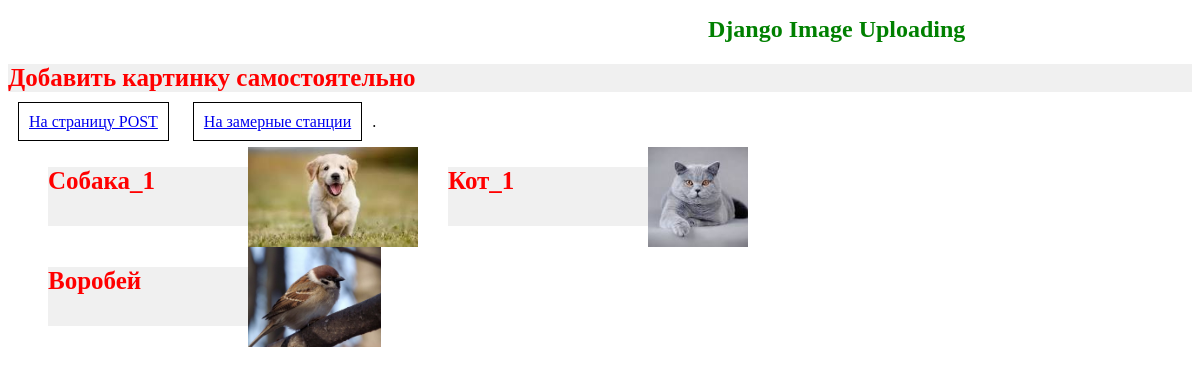
The app's page /, older data.
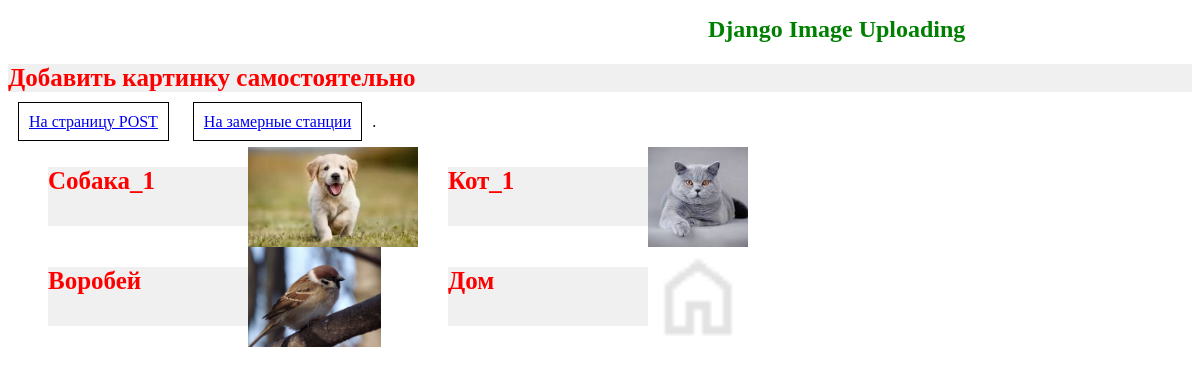
The same page, newer data.
### load/models.py (models this page shows, shortened)
class Post(models.Model):
    title = models.CharField(max_length=50)
    cover = models.ImageField(upload_to="images/")

### load/views.py (the view)
# urls.py: path('', HomePageView.as_view(), name="home"),
class HomePageView(ListView):
    model = Post
    template_name = 'home.html'

### load/templates/home.html (shortened to what this page needs)
<!DOCTYPE html>
{% load static %}
<html lang="en">
<head>
    <link rel="stylesheet" href="{% static 'load/style.css' %}">
</head>
<body>
<h1>Django Image Uploading</h1>
<div class="btn">
    <h2>Добавить картинку самостоятельно</h2>
    <a href="post">На страницу POST</a>
    <a href="station">На замерные станции</a>.
</div>
<ul class="conteyner">
  {% for post in object_list %}
    <h2>{{ post.title }}</h2>
    <img src="{{ post.cover.url}}" alt="{{ post.title }}">
  {% endfor %}
</ul>
</body>
</html>

### load/static/load/style.css (style rules this page uses)
h2 { color: red; font-size: 25px; }
h1 { margin-left: 700px; color: green; font-size: 24px; }
.conteyner { display: grid; grid-template-columns: 200px 200px 200px 200px; }
h2 { background-color: #f0f0f0; }
img { height: 100px; opacity: 1; }
a { border: 1px solid black; border - color: red; margin: 10px; padding:10px; }

Row changes from the older to the newer data that the page shows:
added Post: title "Дом", cover (picture)
